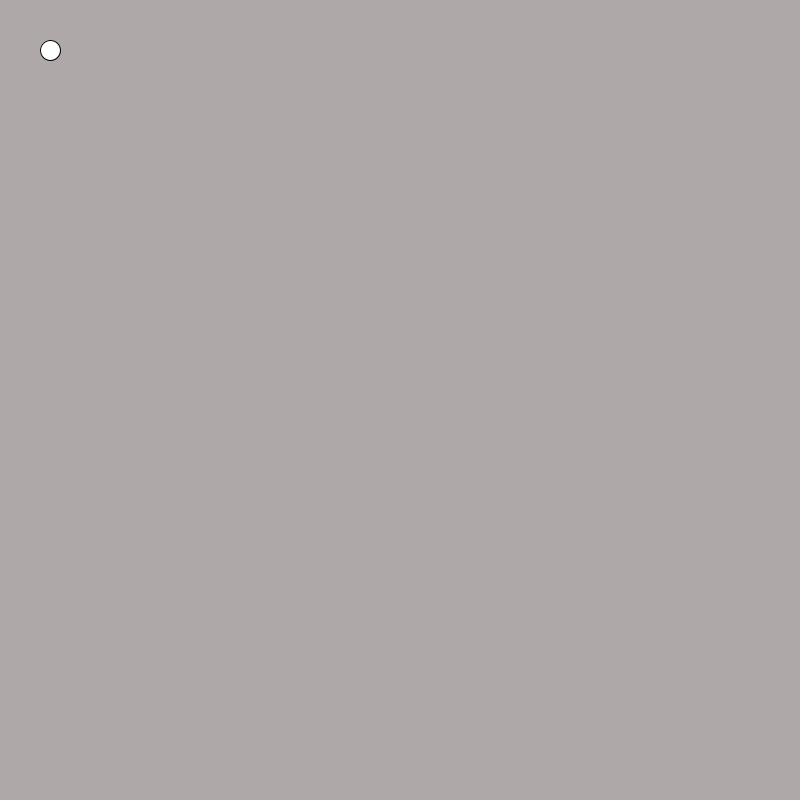
Frame 1 (no input)
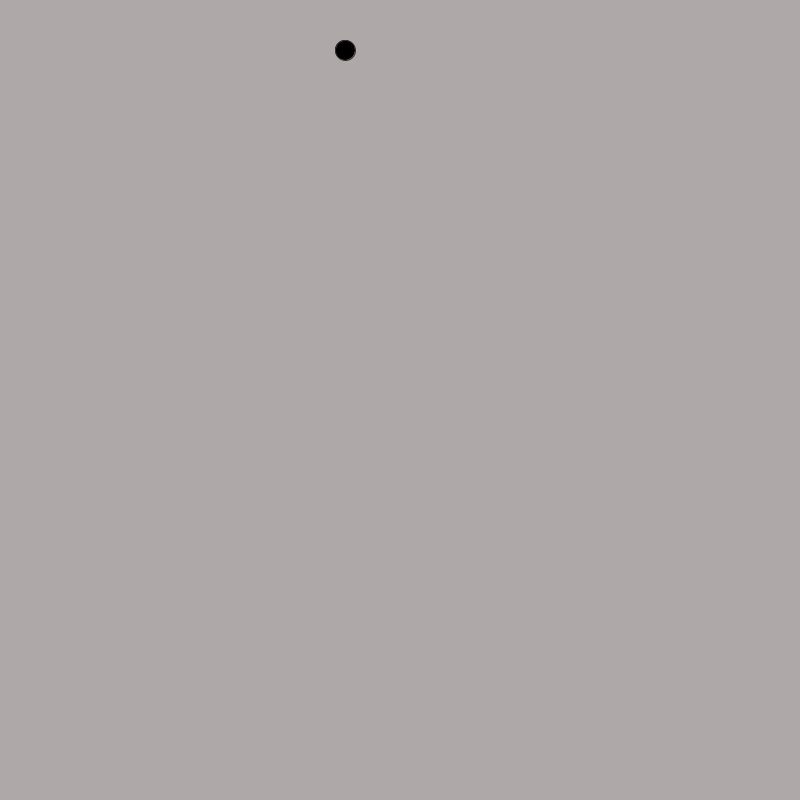
Frame 60 (the mouse pressed at the canvas centre just before this capture)
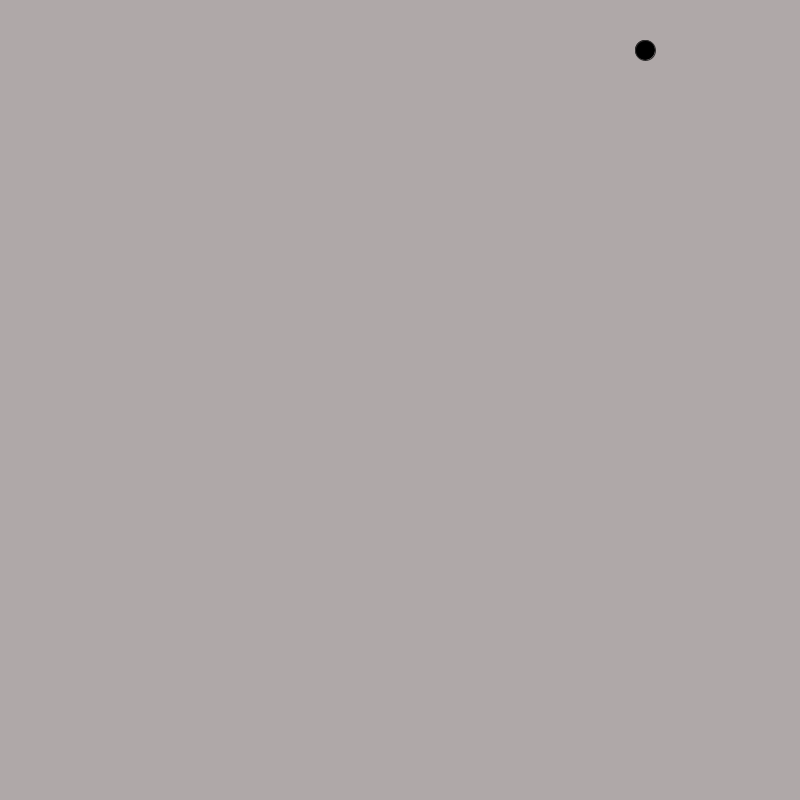
Frame 120 (the mouse held since frame 60 and released just before this capture)

The Processing sketch that drew these frames (run headless with seeded random() and noise(); from frame 60 on, the mouse is pressed at the canvas centre):

// Processing sketch: Pong
// ── Pong.pde
int x=50;
int speedx=5;
void setup(){
 size(800,800);

}
void draw(){
 background(175,168,168);
 ellipse(x,50,20,20);
 fill(0,0,0);
 stroke(49,47,47);
x+=speedx;
if(x>=width){
speedx=-speedx;}

}
